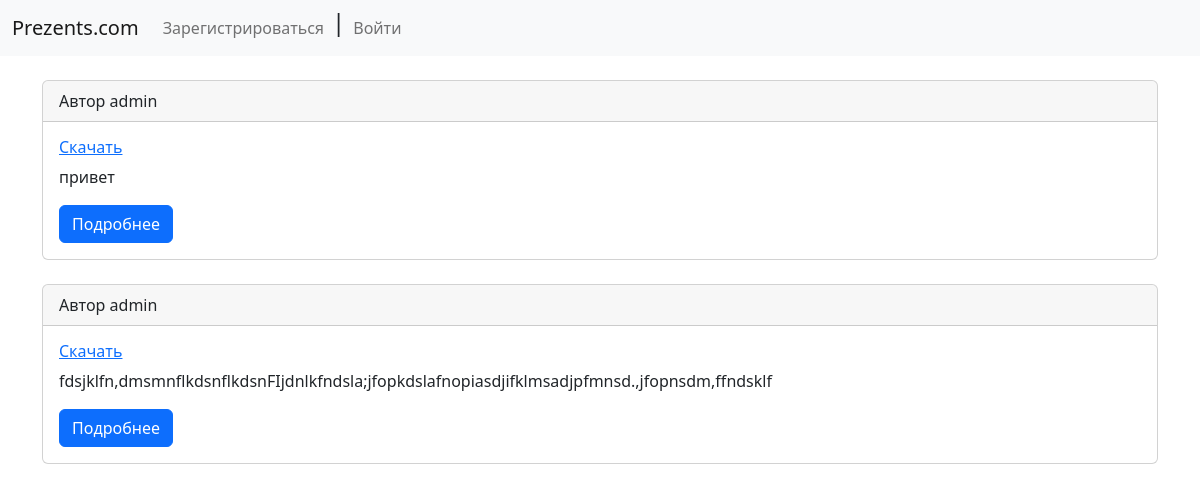
The page /prezents/index/ on the database as committed earlier.
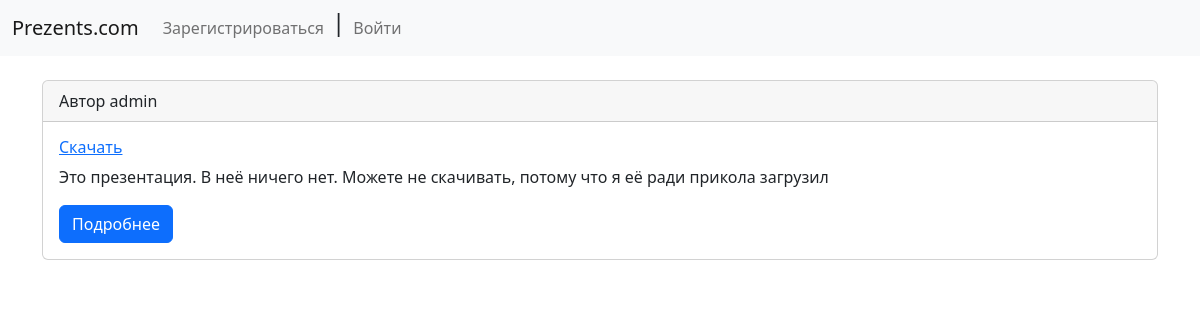
The same page on the database as committed later.
### prezents/models.py (models this page shows)
class Post(models.Model):
    user = models.ForeignKey(User,
            on_delete=models.CASCADE,
            verbose_name='пользователь')
    file = models.FileField(upload_to='index_file/', verbose_name='файл')
    description = models.TextField(verbose_name='описание файла')

### users/models.py (models this page shows)
class User(AbstractUser):
    description = models.TextField()
    image = models.ImageField(upload_to='photo/', blank=True)
    def __str__(self) -> str:
        return self.username
    class Meta:
        verbose_name = 'user'
        verbose_name_plural = 'users'

### prezents/views.py (the view)
# urls.py: path('index/', views.index, name='index'),
def index(request):
    posts = Post.objects.all()
    return render(request,
        template_name='prezents/index.html',
        context={'posts': posts})

### templates/prezents/index.html (shortened to what this page needs)
{% extends 'base.html' %}
{% block content %}
<br>
<div class="container">
    {% for post in posts %}
        <div class="card">
            <div class="card-header">
                Автор   {{ post.user }}
            </div>
            <div class="card-body">
              <h6 class="card-title"><a href="{{ post.file.url}}">Скачать</a></h6>
              <p class="card-text">{{ post.description }}</p>
              <a href="{% url 'detail' post.pk %}" class="btn btn-primary">Подробнее</a>
            </div>
          </div>
          <br>
        {% endfor %}
      </div>
{% endblock %}

Rows that differ between the two databases and show on the page:
removed Post: user "admin", description "fdsjklfn,dmsmnflkdsnflkdsnFIjdnlkfndsla;jfopkdslafnopiasdjifklmsadjpfmnsd.,jfopnsdm,ffndsklf"
changed Post "admin": description "привет" → "Это презентация. В неё ничего нет. Можете не скачивать, потому что я её ради прикола загрузил"
